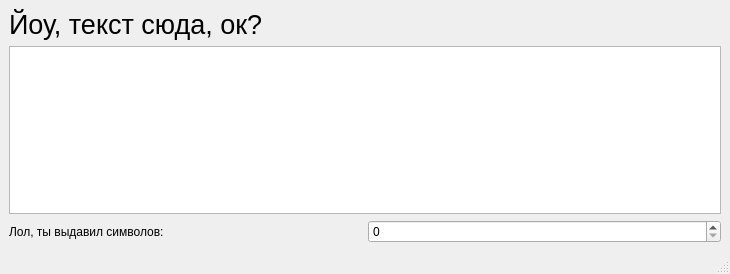
<?xml version="1.0" encoding="UTF-8"?>
<ui version="4.0">
 <class>simpletextworker</class>
 <widget class="QMainWindow" name="simpletextworker">
  <property name="geometry">
   <rect>
    <x>0</x>
    <y>0</y>
    <width>730</width>
    <height>274</height>
   </rect>
  </property>
  <property name="windowTitle">
   <string>simpletextworker</string>
  </property>
  <widget class="QWidget" name="centralwidget">
   <layout class="QVBoxLayout" name="verticalLayout">
    <item>
     <widget class="QLabel" name="label">
      <property name="font">
       <font>
        <pointsize>20</pointsize>
       </font>
      </property>
      <property name="text">
       <string>Йоу, текст сюда, ок?</string>
      </property>
     </widget>
    </item>
    <item>
     <widget class="QTextEdit" name="userText">
      <property name="font">
       <font>
        <pointsize>15</pointsize>
       </font>
      </property>
     </widget>
    </item>
    <item>
     <layout class="QHBoxLayout" name="horizontalLayout">
      <item>
       <widget class="QLabel" name="label_2">
        <property name="text">
         <string>Лол, ты выдавил символов:</string>
        </property>
       </widget>
      </item>
      <item>
       <widget class="QSpinBox" name="counter"/>
      </item>
     </layout>
    </item>
   </layout>
  </widget>
  <widget class="QMenuBar" name="menubar">
   <property name="geometry">
    <rect>
     <x>0</x>
     <y>0</y>
     <width>730</width>
     <height>19</height>
    </rect>
   </property>
  </widget>
  <widget class="QStatusBar" name="statusbar"/>
 </widget>
 <resources/>
 <connections/>
</ui>
